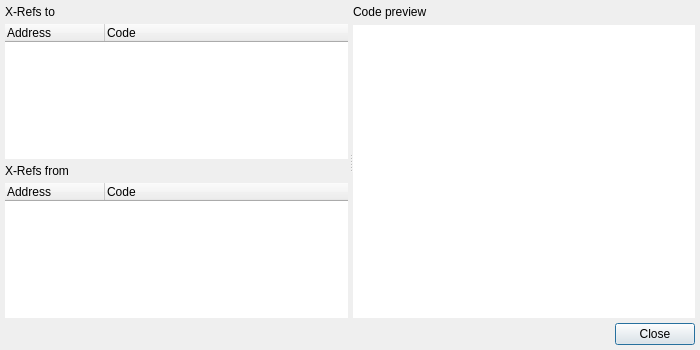
<?xml version="1.0" encoding="UTF-8"?>
<ui version="4.0">
 <class>XrefsDialog</class>
 <widget class="QDialog" name="XrefsDialog">
  <property name="geometry">
   <rect>
    <x>0</x>
    <y>0</y>
    <width>700</width>
    <height>350</height>
   </rect>
  </property>
  <property name="windowTitle">
   <string notr="true">XRefs for </string>
  </property>
  <layout class="QVBoxLayout" name="verticalLayout_2">
   <property name="spacing">
    <number>5</number>
   </property>
   <property name="leftMargin">
    <number>5</number>
   </property>
   <property name="topMargin">
    <number>5</number>
   </property>
   <property name="rightMargin">
    <number>5</number>
   </property>
   <property name="bottomMargin">
    <number>5</number>
   </property>
   <item>
    <widget class="QSplitter" name="splitter">
     <property name="orientation">
      <enum>Qt::Horizontal</enum>
     </property>
     <property name="handleWidth">
      <number>5</number>
     </property>
     <widget class="QWidget" name="verticalLayoutWidget">
      <layout class="QVBoxLayout" name="verticalLayout">
       <property name="spacing">
        <number>5</number>
       </property>
       <item>
        <widget class="QLabel" name="label_2">
         <property name="text">
          <string notr="true">X-Refs to</string>
         </property>
        </widget>
       </item>
       <item>
        <widget class="QTreeWidget" name="toTreeWidget">
         <property name="frameShape">
          <enum>QFrame::NoFrame</enum>
         </property>
         <property name="frameShadow">
          <enum>QFrame::Plain</enum>
         </property>
         <property name="indentation">
          <number>5</number>
         </property>
         <column>
          <property name="text">
           <string>Address</string>
          </property>
         </column>
         <column>
          <property name="text">
           <string>Code</string>
          </property>
         </column>
        </widget>
       </item>
       <item>
        <widget class="QLabel" name="label_3">
         <property name="text">
          <string notr="true">X-Refs from</string>
         </property>
        </widget>
       </item>
       <item>
        <widget class="QTreeWidget" name="fromTreeWidget">
         <property name="frameShape">
          <enum>QFrame::NoFrame</enum>
         </property>
         <property name="frameShadow">
          <enum>QFrame::Plain</enum>
         </property>
         <property name="indentation">
          <number>5</number>
         </property>
         <column>
          <property name="text">
           <string>Address</string>
          </property>
         </column>
         <column>
          <property name="text">
           <string>Code</string>
          </property>
         </column>
        </widget>
       </item>
      </layout>
     </widget>
     <widget class="QWidget" name="verticalLayoutWidget_2">
      <layout class="QVBoxLayout" name="verticalLayout_3">
       <item>
        <widget class="QLabel" name="label">
         <property name="text">
          <string notr="true">Code preview</string>
         </property>
        </widget>
       </item>
       <item>
        <widget class="QPlainTextEdit" name="previewTextEdit">
         <property name="font">
          <font>
           <family>Anonymous Pro</family>
           <pointsize>13</pointsize>
          </font>
         </property>
         <property name="frameShape">
          <enum>QFrame::NoFrame</enum>
         </property>
         <property name="frameShadow">
          <enum>QFrame::Plain</enum>
         </property>
         <property name="lineWidth">
          <number>0</number>
         </property>
         <property name="lineWrapMode">
          <enum>QPlainTextEdit::NoWrap</enum>
         </property>
         <property name="readOnly">
          <bool>true</bool>
         </property>
         <property name="plainText">
          <string notr="true"/>
         </property>
         <property name="textInteractionFlags">
          <set>Qt::TextSelectableByKeyboard|Qt::TextSelectableByMouse</set>
         </property>
        </widget>
       </item>
      </layout>
     </widget>
    </widget>
   </item>
   <item>
    <widget class="QDialogButtonBox" name="buttonBox">
     <property name="orientation">
      <enum>Qt::Horizontal</enum>
     </property>
     <property name="standardButtons">
      <set>QDialogButtonBox::Close</set>
     </property>
    </widget>
   </item>
  </layout>
 </widget>
 <resources/>
 <connections>
  <connection>
   <sender>buttonBox</sender>
   <signal>accepted()</signal>
   <receiver>XrefsDialog</receiver>
   <slot>accept()</slot>
   <hints>
    <hint type="sourcelabel">
     <x>248</x>
     <y>254</y>
    </hint>
    <hint type="destinationlabel">
     <x>157</x>
     <y>274</y>
    </hint>
   </hints>
  </connection>
  <connection>
   <sender>buttonBox</sender>
   <signal>rejected()</signal>
   <receiver>XrefsDialog</receiver>
   <slot>reject()</slot>
   <hints>
    <hint type="sourcelabel">
     <x>316</x>
     <y>260</y>
    </hint>
    <hint type="destinationlabel">
     <x>286</x>
     <y>274</y>
    </hint>
   </hints>
  </connection>
 </connections>
</ui>
